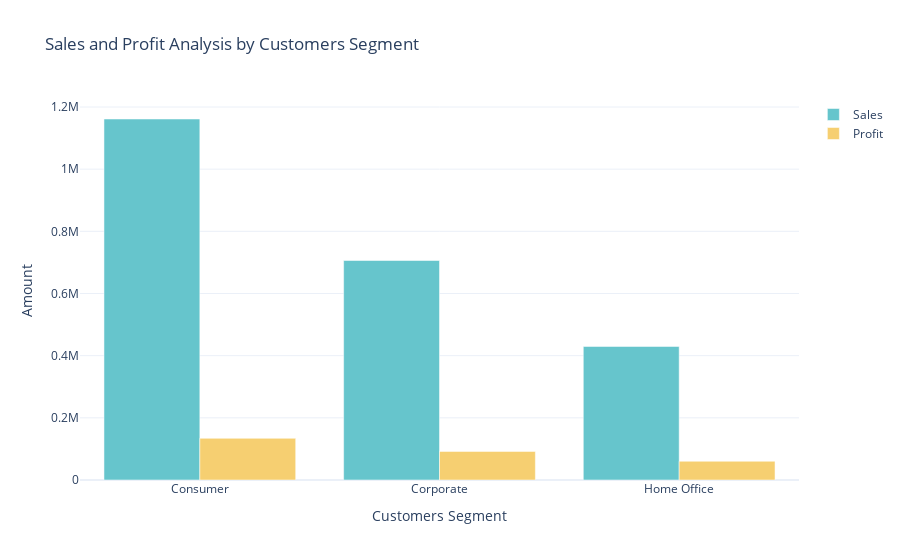

The notebook cell this image was saved under:
### Markdown cell above
SALES AND PROFIT BY CUSTOMER SEGMENT

### Code cell
sales_profit_by_segment = data.groupby(['Segment']).agg({'Sales':'sum','Profit':'sum'}).reset_index()

color_palette = colors.qualitative.Pastel
fig = go.Figure()
fig.add_trace(go.Bar(x=sales_profit_by_segment['Segment'],
                     y=sales_profit_by_segment['Sales'],
                     name = 'Sales',
                     marker_color = color_palette[0]))
fig.add_trace(go.Bar(x=sales_profit_by_segment['Segment'],
                     y=sales_profit_by_segment['Profit'],
                     name = 'Profit',
                     marker_color = color_palette[1]))

fig.update_layout(title = 'Sales and Profit Analysis by Customers Segment',xaxis_title = 'Customers Segment',yaxis_title = 'Amount')

fig.show()

### Figure 1 — Plotly figure (JSON) as saved in the notebook; plotly's stock layout.template omitted (floating-point values rounded to 4 significant figures)
{"data": [{"marker": {"color": "rgb(102, 197, 204)"}, "name": "Sales", "type": "bar", "x": ["Consumer", "Corporate", "Home Office"], "y": [1161000.0, 706100.0, 429700.0]}, {"marker": {"color": "rgb(246, 207, 113)"}, "name": "Profit", "type": "bar", "x": ["Consumer", "Corporate", "Home Office"], "y": [134100.0, 91980.0, 60300.0]}], "layout": {"title": {"text": "Sales and Profit Analysis by Customers Segment"}, "xaxis": {"title": {"text": "Customers Segment"}}, "yaxis": {"title": {"text": "Amount"}}}}
